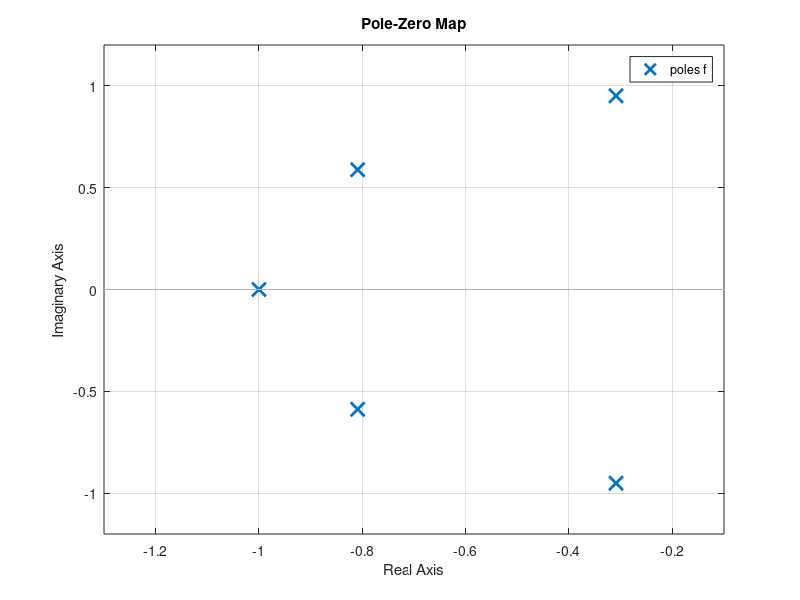

This figure's MATLAB source: (Note: this script raises an error after producing the figure.)
clc;clear;
f=tf([1],[1 3.2360680 5.2360680 5.2360680 3.2360680 1])
p=pole(f)
figure
pzmap(f);
gtext('Suraj-1541016149');
figure
bode(f);
gtext('Suraj-1541016149');
